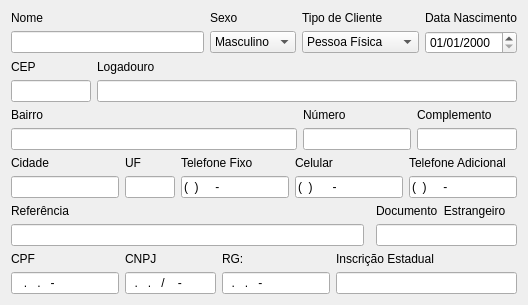
      <widget class="QWidget" name="tab_3">
       <attribute name="title">
        <string>Dados Principais</string>
       </attribute>
       <layout class="QGridLayout" name="gridLayout_21">
        <item row="1" column="0">
         <layout class="QGridLayout" name="gridLayout_13">
          <item row="0" column="0">
           <widget class="QLabel" name="label_41">
            <property name="text">
             <string>CEP</string>
            </property>
           </widget>
          </item>
          <item row="1" column="1">
           <widget class="QLineEdit" name="address_lineEdit_mainData"/>
          </item>
          <item row="0" column="1">
           <widget class="QLabel" name="label_40">
            <property name="text">
             <string>Logadouro</string>
            </property>
           </widget>
          </item>
          <item row="1" column="0">
           <widget class="QLineEdit" name="cep_lineEdit_mainData">
            <property name="maximumSize">
             <size>
              <width>80</width>
              <height>16777215</height>
             </size>
            </property>
            <property name="focusPolicy">
             <enum>Qt::StrongFocus</enum>
            </property>
            <property name="toolTip">
             <string>&lt;html&gt;&lt;head/&gt;&lt;body&gt;&lt;p&gt;somente números&lt;/p&gt;&lt;/body&gt;&lt;/html&gt;</string>
            </property>
            <property name="inputMethodHints">
             <set>Qt::ImhPreferNumbers</set>
            </property>
            <property name="inputMask">
             <string/>
            </property>
            <property name="text">
             <string/>
            </property>
            <property name="maxLength">
             <number>32767</number>
            </property>
            <property name="cursorPosition">
             <number>0</number>
            </property>
           </widget>
          </item>
         </layout>
        </item>
        <item row="2" column="0">
         <layout class="QGridLayout" name="gridLayout_11">
          <item row="0" column="4">
           <widget class="QLabel" name="label_19">
            <property name="text">
             <string>Complemento</string>
            </property>
           </widget>
          </item>
          <item row="0" column="0">
           <widget class="QLabel" name="label_16">
            <property name="text">
             <string>Bairro</string>
            </property>
           </widget>
          </item>
          <item row="1" column="2" colspan="2">
           <widget class="QLineEdit" name="number_lineEdit_mainData">
            <property name="sizePolicy">
             <sizepolicy hsizetype="Minimum" vsizetype="Minimum">
              <horstretch>0</horstretch>
              <verstretch>0</verstretch>
             </sizepolicy>
            </property>
            <property name="inputMask">
             <string>00000</string>
            </property>
           </widget>
          </item>
          <item row="1" column="0" colspan="2">
           <widget class="QLineEdit" name="neighborhood_lineEdit_mainData">
            <property name="sizePolicy">
             <sizepolicy hsizetype="Expanding" vsizetype="Fixed">
              <horstretch>100</horstretch>
              <verstretch>0</verstretch>
             </sizepolicy>
            </property>
            <property name="maximumSize">
             <size>
              <width>800</width>
              <height>16777215</height>
             </size>
            </property>
           </widget>
          </item>
          <item row="1" column="4">
           <widget class="QLineEdit" name="complement_lineEdit_mainData">
            <property name="sizePolicy">
             <sizepolicy hsizetype="Expanding" vsizetype="Minimum">
              <horstretch>0</horstretch>
              <verstretch>0</verstretch>
             </sizepolicy>
            </property>
            <property name="maximumSize">
             <size>
              <width>100</width>
              <height>16777215</height>
             </size>
            </property>
           </widget>
          </item>
          <item row="0" column="2" colspan="2">
           <widget class="QLabel" name="label_20">
            <property name="text">
             <string>Número</string>
            </property>
           </widget>
          </item>
         </layout>
        </item>
        <item row="3" column="0">
         <layout class="QGridLayout" name="gridLayout_3">
          <item row="1" column="1">
           <widget class="QLineEdit" name="uf_lineEdit_mainData">
            <property name="sizePolicy">
             <sizepolicy hsizetype="Fixed" vsizetype="Preferred">
              <horstretch>1</horstretch>
              <verstretch>0</verstretch>
             </sizepolicy>
            </property>
            <property name="maximumSize">
             <size>
              <width>50</width>
              <height>16777215</height>
             </size>
            </property>
            <property name="text">
             <string/>
            </property>
           </widget>
          </item>
          <item row="1" column="4">
           <widget class="QLineEdit" name="additionalPhone_lineEdit_mainData">
            <property name="inputMask">
             <string>(00) 0000-0000</string>
            </property>
            <property name="text">
             <string>() -</string>
            </property>
           </widget>
          </item>
          <item row="0" column="2">
           <widget class="QLabel" name="label_23">
            <property name="text">
             <string>Telefone Fixo</string>
            </property>
           </widget>
          </item>
          <item row="0" column="4">
           <widget class="QLabel" name="label_25">
            <property name="text">
             <string>Telefone Adicional</string>
            </property>
           </widget>
          </item>
          <item row="1" column="3">
           <widget class="QLineEdit" name="cellPhone_lineEdit_mainData">
            <property name="inputMask">
             <string>(00) 00000-0000</string>
            </property>
            <property name="text">
             <string>() -</string>
            </property>
           </widget>
          </item>
          <item row="1" column="2">
           <widget class="QLineEdit" name="landlinePhone_lineEdit_mainData">
            <property name="inputMask">
             <string>(00) 0000-0000</string>
            </property>
           </widget>
          </item>
          <item row="0" column="3">
           <widget class="QLabel" name="label_21">
            <property name="text">
             <string>Celular</string>
            </property>
           </widget>
          </item>
          <item row="0" column="1">
           <widget class="QLabel" name="label_24">
            <property name="text">
             <string>UF</string>
            </property>
           </widget>
          </item>
          <item row="0" column="0">
           <widget class="QLabel" name="label_22">
            <property name="text">
             <string>Cidade</string>
            </property>
           </widget>
          </item>
          <item row="1" column="0">
           <widget class="QLineEdit" name="city_lineEdit_mainData">
            <property name="sizePolicy">
             <sizepolicy hsizetype="Fixed" vsizetype="Fixed">
              <horstretch>50</horstretch>
              <verstretch>0</verstretch>
             </sizepolicy>
            </property>
            <property name="maximumSize">
             <size>
              <width>500</width>
              <height>16777215</height>
             </size>
            </property>
           </widget>
          </item>
         </layout>
        </item>
        <item row="4" column="0">
         <layout class="QGridLayout" name="gridLayout_10">
          <item row="0" column="2">
           <widget class="QLabel" name="label_31">
            <property name="text">
             <string>Documento  Estrangeiro</string>
            </property>
           </widget>
          </item>
          <item row="1" column="2">
           <widget class="QLineEdit" name="foreignDocument_lineEdit_mainData">
            <property name="sizePolicy">
             <sizepolicy hsizetype="Expanding" vsizetype="Fixed">
              <horstretch>10</horstretch>
              <verstretch>0</verstretch>
             </sizepolicy>
            </property>
            <property name="locale">
             <locale language="Portuguese" country="Brazil"/>
            </property>
            <property name="inputMask">
             <string/>
            </property>
            <property name="text">
             <string/>
            </property>
           </widget>
          </item>
          <item row="0" column="0" colspan="2">
           <widget class="QLabel" name="label_32">
            <property name="text">
             <string>Referência</string>
            </property>
           </widget>
          </item>
          <item row="1" column="0">
           <widget class="QLineEdit" name="reference_lineEdit_mainData">
            <property name="sizePolicy">
             <sizepolicy hsizetype="Expanding" vsizetype="Fixed">
              <horstretch>25</horstretch>
              <verstretch>0</verstretch>
             </sizepolicy>
            </property>
            <property name="locale">
             <locale language="Portuguese" country="Brazil"/>
            </property>
            <property name="inputMask">
             <string/>
            </property>
            <property name="text">
             <string/>
            </property>
           </widget>
          </item>
         </layout>
        </item>
        <item row="5" column="0">
         <layout class="QGridLayout" name="gridLayout_12">
          <item row="0" column="3">
           <widget class="QLabel" name="label_36">
            <property name="sizePolicy">
             <sizepolicy hsizetype="Minimum" vsizetype="Minimum">
              <horstretch>0</horstretch>
              <verstretch>0</verstretch>
             </sizepolicy>
            </property>
            <property name="text">
             <string>RG:</string>
            </property>
           </widget>
          </item>
          <item row="1" column="2">
           <widget class="QLineEdit" name="cnpj_lineEdit_mainData">
            <property name="sizePolicy">
             <sizepolicy hsizetype="Expanding" vsizetype="Fixed">
              <horstretch>150</horstretch>
              <verstretch>0</verstretch>
             </sizepolicy>
            </property>
            <property name="inputMask">
             <string>00.000.000/0000-00</string>
            </property>
            <property name="text">
             <string>../-</string>
            </property>
           </widget>
          </item>
          <item row="0" column="5" colspan="2">
           <widget class="QLabel" name="label_39">
            <property name="sizePolicy">
             <sizepolicy hsizetype="Minimum" vsizetype="Minimum">
              <horstretch>0</horstretch>
              <verstretch>0</verstretch>
             </sizepolicy>
            </property>
            <property name="text">
             <string>Inscrição Estadual</string>
            </property>
           </widget>
          </item>
          <item row="1" column="5" colspan="2">
           <widget class="QLineEdit" name="inscriptionState_lineEdit_mainData">
            <property name="sizePolicy">
             <sizepolicy hsizetype="Expanding" vsizetype="Fixed">
              <horstretch>150</horstretch>
              <verstretch>0</verstretch>
             </sizepolicy>
            </property>
            <property name="text">
             <string/>
            </property>
           </widget>
          </item>
          <item row="1" column="3">
           <widget class="QLineEdit" name="rg_lineEdit_mainData">
            <property name="locale">
             <locale language="Portuguese" country="Brazil"/>
            </property>
            <property name="inputMask">
             <string>00.000.000-0</string>
            </property>
            <property name="text">
             <string>..-</string>
            </property>
           </widget>
          </item>
          <item row="0" column="0" colspan="2">
           <widget class="QLabel" name="label_37">
            <property name="sizePolicy">
             <sizepolicy hsizetype="Minimum" vsizetype="Minimum">
              <horstretch>0</horstretch>
              <verstretch>0</verstretch>
             </sizepolicy>
            </property>
            <property name="text">
             <string>CPF</string>
            </property>
           </widget>
          </item>
          <item row="0" column="2">
           <widget class="QLabel" name="label_38">
            <property name="sizePolicy">
             <sizepolicy hsizetype="Minimum" vsizetype="Minimum">
              <horstretch>0</horstretch>
              <verstretch>0</verstretch>
             </sizepolicy>
            </property>
            <property name="text">
             <string>CNPJ</string>
            </property>
           </widget>
          </item>
          <item row="1" column="0" colspan="2">
           <widget class="QLineEdit" name="cpf_lineEdit_mainData">
            <property name="inputMask">
             <string>000.000.000-00</string>
            </property>
            <property name="text">
             <string>..-</string>
            </property>
           </widget>
          </item>
         </layout>
        </item>
        <item row="0" column="0">
         <layout class="QGridLayout" name="gridLayout_4">
          <item row="2" column="0">
           <widget class="QLineEdit" name="name_lineEdit_mainData">
            <property name="locale">
             <locale language="Portuguese" country="Brazil"/>
            </property>
            <property name="inputMask">
             <string/>
            </property>
           </widget>
          </item>
          <item row="2" column="2">
           <widget class="QComboBox" name="customerType_comboBox_mainData">
            <item>
             <property name="text">
              <string>Pessoa Física</string>
             </property>
            </item>
            <item>
             <property name="text">
              <string>Pessoa Jurídica</string>
             </property>
            </item>
           </widget>
          </item>
          <item row="2" column="1">
           <widget class="QComboBox" name="gender_comboBox_mainData">
            <item>
             <property name="text">
              <string>Masculino</string>
             </property>
            </item>
            <item>
             <property name="text">
              <string>Feminino</string>
             </property>
            </item>
           </widget>
          </item>
          <item row="2" column="3">
           <widget class="QDateEdit" name="birthDate_mainData">
            <property name="displayFormat">
             <string>dd/MM/yyyy</string>
            </property>
           </widget>
          </item>
          <item row="1" column="0">
           <widget class="QLabel" name="label_26">
            <property name="sizePolicy">
             <sizepolicy hsizetype="Minimum" vsizetype="Minimum">
              <horstretch>0</horstretch>
              <verstretch>0</verstretch>
             </sizepolicy>
            </property>
            <property name="text">
             <string>Nome</string>
            </property>
           </widget>
          </item>
          <item row="1" column="1">
           <widget class="QLabel" name="label_33">
            <property name="sizePolicy">
             <sizepolicy hsizetype="Preferred" vsizetype="Minimum">
              <horstretch>0</horstretch>
              <verstretch>0</verstretch>
             </sizepolicy>
            </property>
            <property name="text">
             <string>Sexo</string>
            </property>
           </widget>
          </item>
          <item row="1" column="2">
           <widget class="QLabel" name="label_34">
            <property name="sizePolicy">
             <sizepolicy hsizetype="Preferred" vsizetype="Minimum">
              <horstretch>0</horstretch>
              <verstretch>0</verstretch>
             </sizepolicy>
            </property>
            <property name="text">
             <string>Tipo de Cliente</string>
            </property>
           </widget>
          </item>
          <item row="1" column="3">
           <widget class="QLabel" name="label_35">
            <property name="sizePolicy">
             <sizepolicy hsizetype="Preferred" vsizetype="Minimum">
              <horstretch>0</horstretch>
              <verstretch>0</verstretch>
             </sizepolicy>
            </property>
            <property name="text">
             <string>Data Nascimento</string>
            </property>
           </widget>
          </item>
         </layout>
        </item>
       </layout>
      </widget>
